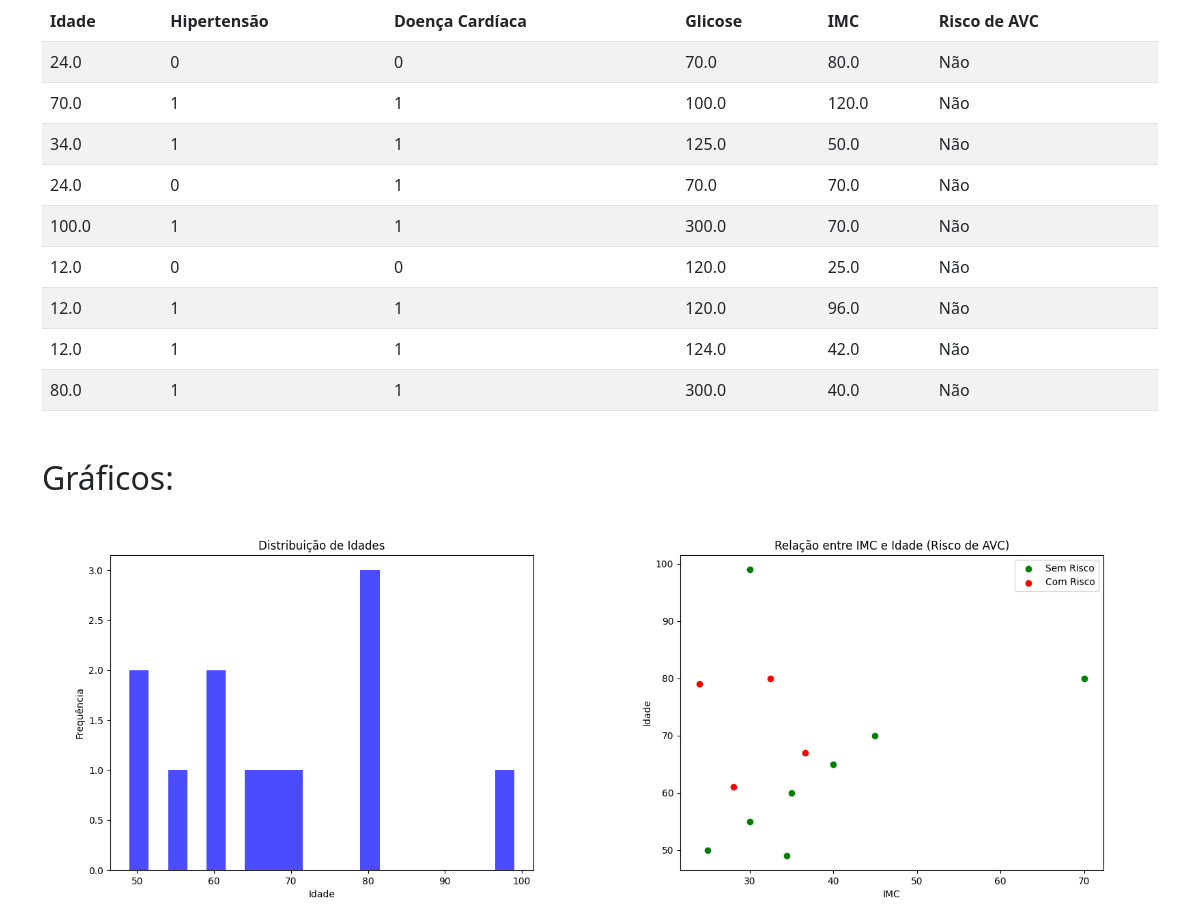
Before: / (lower part) with the older database file.
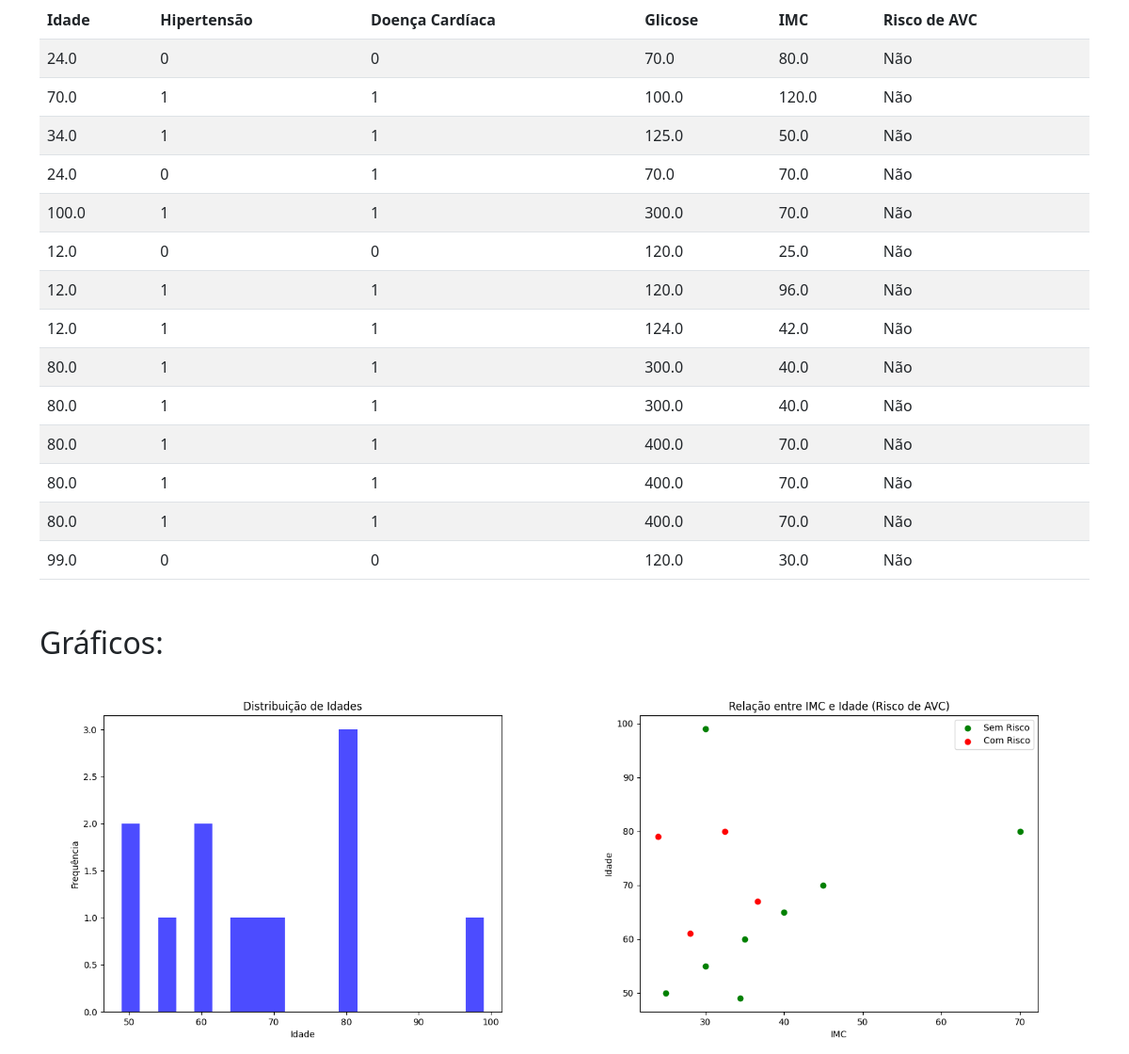
After: the same page with the newer database file.
### tables this page shows
CREATE TABLE patients (
            id INTEGER PRIMARY KEY AUTOINCREMENT,
            age REAL NOT NULL,
            hypertension INTEGER NOT NULL,
            heart_disease INTEGER NOT NULL,
            avg_glucose_level REAL NOT NULL,
            bmi REAL NOT NULL,
            stroke INTEGER NOT NULL
        );

### app.py (the view)
@app.route('/')
def index():
    generate_graphs(df)
    patients = get_patients()
    return render_template('index.html', patients=patients)

### database.py (called while the page is built)
def get_patients():
    conn = sqlite3.connect('stroke.db')
    cursor = conn.cursor()
    cursor.execute('SELECT * FROM patients')
    patients = cursor.fetchall()
    conn.close()
    return patients

### models.py (called while the page is built)
def generate_graphs(df):
    plt.figure(figsize=(8, 6))
    plt.hist(df['age'], bins=20, color='blue', alpha=0.7)
    plt.title('Distribuição de Idades')
    plt.xlabel('Idade')
    plt.ylabel('Frequência')
    plt.savefig('static/graficos/idade_distribuicao.png')
    plt.close()
    plt.figure(figsize=(8, 6))
    plt.scatter(df[df['stroke'] == 0]['bmi'], df[df['stroke'] == 0]['age'], color='green', label='Sem Risco')
    plt.scatter(df[df['stroke'] == 1]['bmi'], df[df['stroke'] == 1]['age'], color='red', label='Com Risco')
    plt.title('Relação entre IMC e Idade (Risco de AVC)')
    plt.xlabel('IMC')
    plt.ylabel('Idade')
    plt.legend()
    plt.savefig('static/graficos/imc_idade.png')
    plt.close()

### templates/index.html (shortened to what this page needs)
<!DOCTYPE html>
<html lang="en">
<head>
    <link href="https://cdn.jsdelivr.net/npm/bootstrap@5.3.0/dist/css/bootstrap.min.css" rel="stylesheet">
    <link rel="stylesheet" href="{{ url_for('static', filename='styles.css') }}">
</head>
<body>
    <div class="container mt-5">
        <table class="table table-striped">
            <thead>
                <tr>
                    <th>Idade</th>
                    <th>Hipertensão</th>
                    <th>Doença Cardíaca</th>
                    <th>Glicose</th>
                    <th>IMC</th>
                    <th>Risco de AVC</th>
                </tr>
            </thead>
            <tbody>
                {% for patient in patients %}
                    <tr>
                        <td>{{ patient[1] }}</td>
                        <td>{{ patient[2] }}</td>
                        <td>{{ patient[3] }}</td>
                        <td>{{ patient[4] }}</td>
                        <td>{{ patient[5] }}</td>
                        <td>{{ "Sim" if patient[6] == 1 else "Não" }}</td>
                    </tr>
                {% endfor %}
            </tbody>
        </table>
        <h2 class="mt-5">Gráficos:</h2>
        <div class="row">
            <div class="col-md-6">
                <img src="{{ url_for('static', filename='graficos/idade_distribuicao.png') }}" class="img-fluid">
            </div>
            <div class="col-md-6">
                <img src="{{ url_for('static', filename='graficos/imc_idade.png') }}" class="img-fluid">
            </div>
        </div>
    </div>
</body>
</html>

Changed rows visible on the page:
added patients: age "80.0", hypertension "1", heart_disease "1", avg_glucose_level "300.0", bmi "40.0", stroke "Não"
added patients: age "80.0", hypertension "1", heart_disease "1", avg_glucose_level "400.0", bmi "70.0", stroke "Não"
added patients: age "80.0", hypertension "1", heart_disease "1", avg_glucose_level "400.0", bmi "70.0", stroke "Não"
added patients: age "80.0", hypertension "1", heart_disease "1", avg_glucose_level "400.0", bmi "70.0", stroke "Não"
added patients: age "99.0", hypertension "0", heart_disease "0", avg_glucose_level "120.0", bmi "30.0", stroke "Não"
